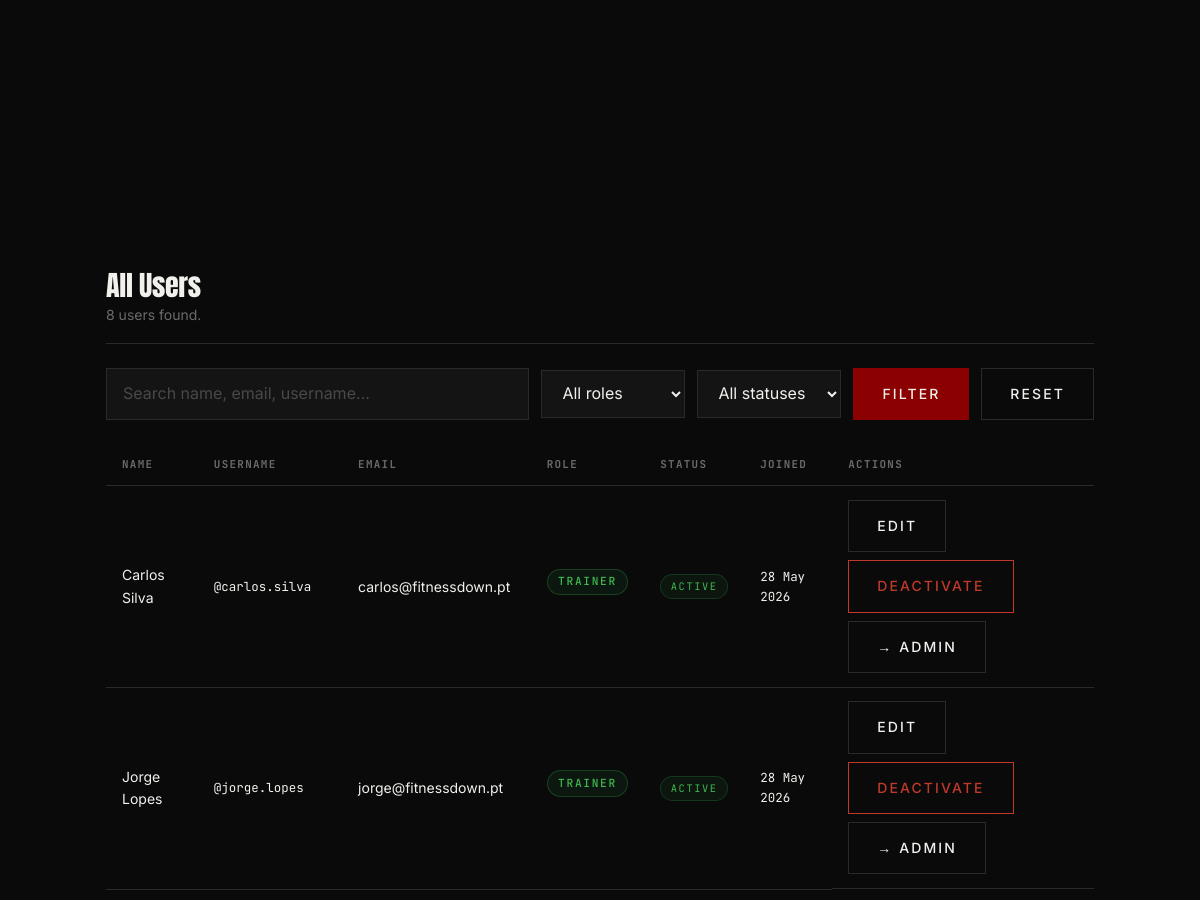
The app's page /admin/users.php (signed in, middle part), older data.
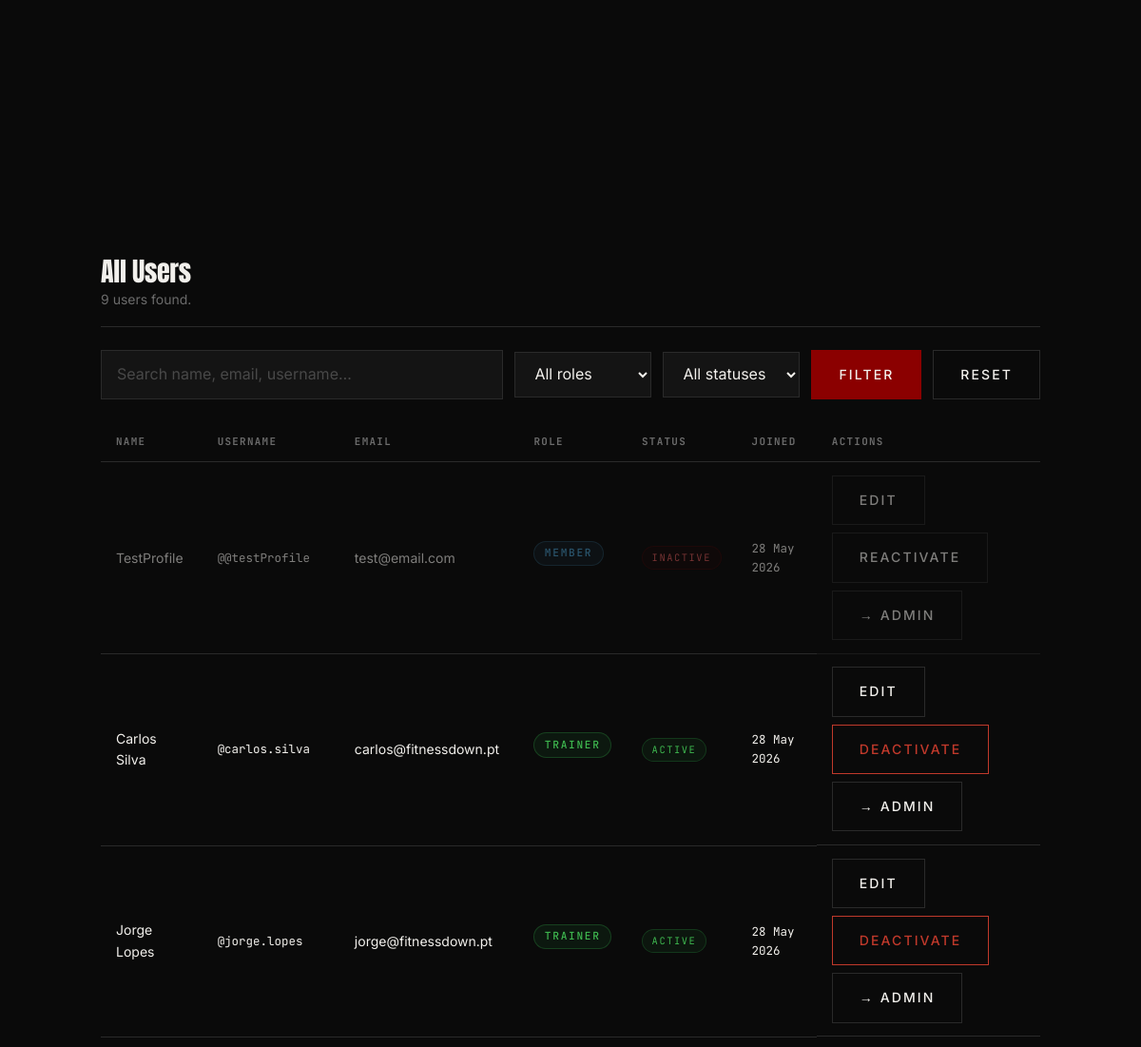
The same page, newer data.
### tables this page shows
CREATE TABLE users (
    id INTEGER PRIMARY KEY AUTOINCREMENT,
    name TEXT NOT NULL,
    email TEXT NOT NULL UNIQUE,
    username TEXT NOT NULL UNIQUE,
    password_hash TEXT NOT NULL,
    profile_photo TEXT,
    role TEXT NOT NULL CHECK (role IN ('member', 'trainer', 'admin')),
    created_at TEXT NOT NULL DEFAULT CURRENT_TIMESTAMP,
    is_active INTEGER NOT NULL DEFAULT 1
);

### includes/helper.php (called while the page is built, shortened)
<?php
function e(string $val): string {
    return htmlspecialchars($val, ENT_QUOTES | ENT_SUBSTITUTE, 'UTF-8');
}

### admin/users.php (the view, shortened to what this page needs)
<?php
$pdo      = get_db();
$admin_id = (int)$_SESSION['user_id'];
$search        = trim($_GET['q'] ?? '');
$where  = ['1=1'];
$params = [];
$sql   = "SELECT id, name, username, email, role, is_active, created_at
            FROM users
           WHERE " . implode(' AND ', $where) . "
           ORDER BY created_at DESC";
$stmt  = $pdo->prepare($sql);
$stmt->execute($params);
$users = $stmt->fetchAll();
$extra_css        = '/css/pages/admin.css';
include __DIR__ . '/../includes/header.php';
?>
<main class="admin-dashboard">
    <section class="admin-section">
    </section>
    <section class="admin-section">
        <header class="admin-section__header">
            <h2>All Users</h2>
            <p><?= count($users) ?> user<?= count($users) !== 1 ? 's' : '' ?> found.</p>
        </header>
        <form class="admin-filters" method="get" action="/admin/users.php">
            <input type="text" name="q" class="form__input admin-filters__search"
                   placeholder="Search name, email, username…"
                   value="<?= e($search) ?>">
            <select name="role" class="form__input admin-filters__select">
                <option value="">All roles</option>
            </select>
            <select name="status" class="form__input admin-filters__select">
                <option value="">All statuses</option>
            </select>
            <button type="submit" class="button button--primary">Filter</button>
            <a href="/admin/users.php" class="button button--ghost">Reset</a>
        </form>
        <?php if (empty($users)): ?>
            <p class="admin-empty">No users match your filters.</p>
        <?php else: ?>
        <div class="admin-table-wrap">
            <table class="admin-table">
                <thead>
                    <tr>
                        <th>Name</th>
                        <th>Username</th>
                        <th>Email</th>
                        <th>Role</th>
                        <th>Status</th>
                        <th>Joined</th>
                        <th>Actions</th>
                    </tr>
                </thead>
                <tbody>
                    <?php foreach ($users as $u): ?>
                    <tr class="<?= !$u['is_active'] ? 'admin-table__row--inactive' : '' ?>">
                        <td><?= e($u['name']) ?></td>
                        <td class="admin-table__mono">@<?= e($u['username']) ?></td>
                        <td><?= e($u['email']) ?></td>
                        <td>
                            <span class="profile-role-badge profile-role-badge--<?= e($u['role']) ?>">
                                <?= e(ucfirst($u['role'])) ?>
                            </span>
                        </td>
                        <td>
                            <span class="admin-status admin-status--<?= $u['is_active'] ? 'active' : 'inactive' ?>">
                                <?= $u['is_active'] ? 'Active' : 'Inactive' ?>
                            </span>
                        </td>
                        <td class="admin-table__mono"><?= e(date('d M Y', strtotime($u['created_at']))) ?></td>
                        <td class="admin-table__actions">
                            <button type="button"
                                    class="button button--ghost admin-edit-btn"
                                    data-id="<?= $u['id'] ?>"
                                    data-name="<?= e($u['name']) ?>"
                                    data-username="<?= e($u['username']) ?>"
                                    data-email="<?= e($u['email']) ?>"
                                    data-role="<?= e($u['role']) ?>">
                                Edit
                            </button>
                            <form method="post" action="/admin/users.php" style="display:inline">
                                <button type="submit"
                                        class="button <?= $u['is_active'] ? 'button--danger' : 'button--ghost' ?>"
                                        <?= $u['id'] === $admin_id ? 'disabled title="Cannot deactivate yourself"' : '' ?>>
                                    <?= $u['is_active'] ? 'Deactivate' : 'Reactivate' ?>
                                </button>
                            </form>
                            <?php if ($u['role'] !== 'admin'): ?>
                            <form method="post" action="/admin/users.php" style="display:inline">
                                <button type="submit" class="button button--ghost"
                                        onclick="return confirm('Elevate <?= e(addslashes($u['name'])) ?> to admin?')">
                                    → Admin
                                </button>
                            </form>
                            <?php endif; ?>
                        </td>
                    </tr>
                    <?php endforeach; ?>
                </tbody>
            </table>
        </div>
        <?php endif; ?>
    </section>
</main>
<?php include __DIR__ . '/../includes/footer.php'; ?>

### includes/header.php (shortened to what this page needs)
<?php
$current_page = basename($_SERVER['PHP_SELF'], '.php');
?>
<!DOCTYPE html>
<html lang="en" class="page-<?= htmlspecialchars($current_page) ?>">
<head>
    <link rel="stylesheet" href="/css/main.css">
    <?php if (isset($extra_css)): ?>
        <link rel="stylesheet" href="<?= htmlspecialchars($extra_css) ?>">
    <?php endif; ?>
</head>
<body>

### includes/footer.php (shortened to what this page needs)
</body>
</html>

### css/pages/admin.css (style rules this page uses)
.admin-dashboard { max-width: 1100px; margin: 0 auto; padding: 3rem 1.5rem 6rem; display: grid; gap: 3rem; }
.admin-section { display: flex; flex-direction: column; gap: 1.5rem; }
.admin-section__header { padding-bottom: 1rem; border-bottom: 1px solid var(--border); }
.admin-section__header h2 { margin: 0 0 0.25rem; font-family: var(--font-display); font-size: 1.75rem; color: var(--text); letter-spacing: -0.01em; }
.admin-section__header p { margin: 0; font-size: var(--text-sm); color: var(--text-muted); }
.admin-filters { display: flex; gap: 0.75rem; flex-wrap: wrap; align-items: center; }
.admin-filters__search { flex: 1; min-width: 12rem; }
.admin-filters__select { width: auto; min-width: 9rem; }
.admin-table-wrap { overflow-x: auto; }
.admin-table { width: 100%; border-collapse: collapse; font-size: var(--text-sm); }
.admin-table th { text-align: left; font-family: var(--font-mono); font-size: 0.68rem; letter-spacing: 0.12em; text-transform: uppercase; color: var(--text-muted); padding: 0.75rem 1rem; border-bottom: 1px solid var(--border); white-space: nowrap; }
.admin-table td { padding: 0.85rem 1rem; border-bottom: 1px solid var(--border); color: var(--text); vertical-align: middle; }
.admin-table__row--inactive td { opacity: 0.5; }
.admin-table__mono { font-family: var(--font-mono); font-size: 0.78rem; color: var(--text-muted); }
.admin-table__actions { display: flex; gap: 0.5rem; align-items: center; flex-wrap: wrap; }
.admin-status, .admin-equip-status { display: inline-block; font-family: var(--font-mono); font-size: 0.65rem; letter-spacing: 0.15em; text-transform: uppercase; padding: 0.2rem 0.6rem; border-radius: 2rem; }
.admin-status--active { background: rgba(46, 160, 67, 0.08); border: 1px solid rgba(46, 160, 67, 0.25); color: #3fb950; }
.admin-status--inactive { background: rgba(139, 0, 0, 0.08); border: 1px solid rgba(139, 0, 0, 0.25); color: #e05a5a; }
@media (min-width: 840px) { .admin-dashboard { padding-top: 5rem; } }

### css/base/tokens.css (style rules this page uses)
:root { --bg: #0a0a0a; --bg-surface: #141414; --bg-elevated: #1f1f1f; --text: #f2f0ec; --text-soft: #d4d4d0; --text-muted: #6b6b6b; --accent: #8b0000; --accent-hover: #a30f0f; --border: #2a2a2a; --border-strong: #6b6b6b; --font-display: "Anton", sans-serif; --font-body: "Inter", sans-serif; --font-mono: "JetBrains Mono", monospace; --text-sm: 0.875rem; --text-base: 1rem; --content-max: 1400px; }

### css/base/typography.css (style rules this page uses)
body { background-color: var(--bg); color: var(--text); font-family: var(--font-body); font-size: var(--text-base); line-height: 1.6; font-weight: 400; }
h1, h2, h3, h4, h5, h6 { font-family: var(--font-display); font-weight: 400; line-height: 1.05; color: var(--text); letter-spacing: -0.02em; }
h2 { font-size: 3.75rem; }
p { color: var(--text-soft); line-height: 1.6; text-wrap: pretty; }
a { color: inherit; transition: color 150ms cubic-bezier(0.16, 1, 0.3, 1); }

### css/components/button.css (style rules this page uses)
.button { display: inline-flex; align-items: center; justify-content: center; gap: 0.5rem; padding: 0.875rem 1.75rem; font-family: var(--font-body); font-size: var(--text-sm); font-weight: 500; letter-spacing: 0.15em; text-transform: uppercase; text-align: center; white-space: nowrap; border: 1px solid transparent; border-radius: 0; cursor: pointer; transition: background-color 250ms cubic-bezier(0.16, 1, 0.3, 1), color 250ms cubic-bezier(0.16, 1, 0.3, 1), border-color 250ms cubic-bezier(0.16, 1, 0.3, 1), transform 250ms cubic-bezier(0.16, 1, 0.3, 1); }
.button--primary { background-color: var(--accent); color: var(--text); border-color: var(--accent); }
.button--ghost { background-color: transparent; color: var(--text); border-color: var(--border); }
.button--danger { background-color: transparent; color: #c0392b; border-color: #c0392b; }

### css/components/form.css (style rules this page uses)
.form__input { width: 100%; padding: 0.75rem 1rem; font-family: var(--font-body); font-size: var(--text-base); color: var(--text); background-color: var(--bg-surface); border: 1px solid var(--border); border-radius: 0; transition: border-color 150ms cubic-bezier(0.16, 1, 0.3, 1), background-color 150ms cubic-bezier(0.16, 1, 0.3, 1); }
.form__input::placeholder { color: var(--text-muted); opacity: 0.6; }

### css/pages/home.css (style rules this page uses)
main>section { padding: 5rem 1.5rem; max-width: var(--content-max); margin: 0 auto; }
@media (min-width: 48rem) { main>section { padding: 7rem 2rem; } }

Row changes from the older to the newer data that the page shows:
added users: name "TestProfile", username "@testProfile", email "test@email.com", role "MEMBER", is_active "INACTIVE", created_at "28 May 2026"
Text that changed along with them:
count($users): "8" → "9"
